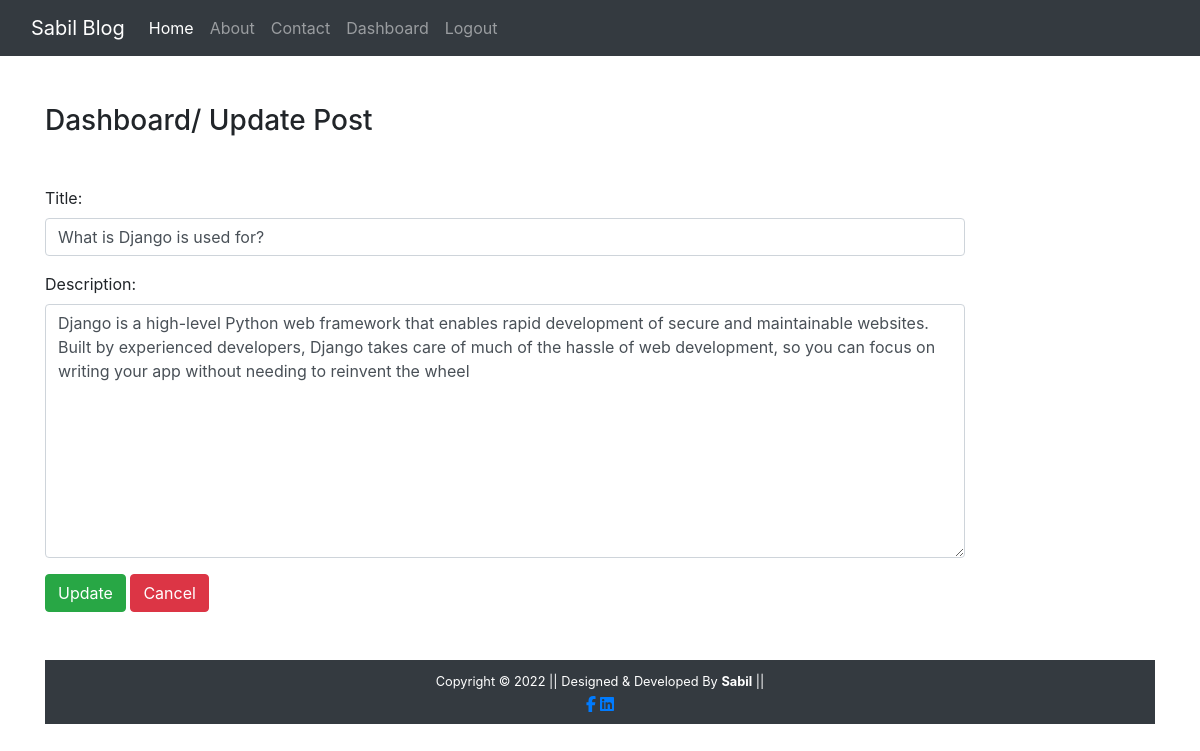
The page /updatepost/2/ (signed in) on the database its author committed.
### blog/models.py (models this page shows)
class Post(models.Model):
 title = models.CharField(max_length=150)
 desc = models.TextField()

### blog/views.py (the view)
# urls.py: path('updatepost/<int:id>/', views.update_post, name='updatepost'),
def update_post(request, id):
  if request.user.is_authenticated:
    if request.method == 'POST':
      pi = Post.objects.get(pk=id)
      form = PostForm(request.POST, instance=pi)
      if form.is_valid():
        form.save()
    else:
      pi = Post.objects.get(pk=id)
      form = PostForm(instance=pi)
    return render(request, 'blog/updatepost.html', {'form':form})
  else:
    return HttpResponseRedirect('/login/')

### blog/forms.py
class PostForm(forms.ModelForm):
  class Meta:
    model = Post
    fields = ['title', 'desc']
    labels = {'title':'Title', 'desc':'Description'}
    widgets = {'title':forms.TextInput(attrs={'class':'form-control'}),
    'desc':forms.Textarea(attrs={'class':'form-control'}), }

### blog/templates/blog/updatepost.html (shortened to what this page needs)
{% extends 'blog/base.html' %}
{% load static %}
{% block content %}
<div class="col-sm-10">
<h3 class=" my-5">Dashboard/ Update Post</h3>
<form action="" method="post" novalidate>
 {{form.as_p}}
 <input type="submit" value="Update" class="btn btn-success">
 <a href="{% url 'dashboard' %}" class="btn btn-danger">Cancel</a>
</form>
</div>
{% endblock content %}

### rows shown on the page
Post: title "What is Django is used for?", desc "Django is a high-level Python web framework that enables rapid development of secure and maintainable websites. Built by experienced developers, Django takes care of much of the hassle of web development, so you can focus on writing your app without needing to reinvent the wheel"
